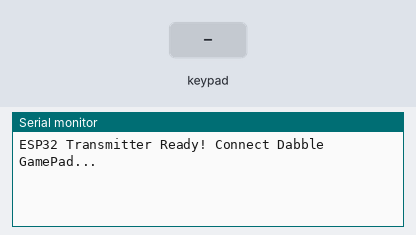
A sketch run on a simulated ESP32. Shown: the last lines printed to the serial monitor. Inputs (shaded band) come from the test bench.

Above: at 1.2 s.
1.3 s: key 'U' pressed
At 2.8 s:
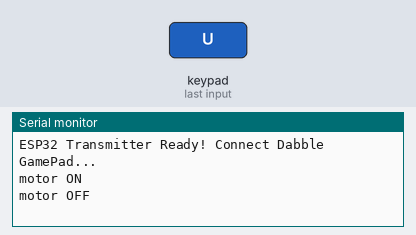
3.2 s: key 'L' pressed
At 4.3 s:
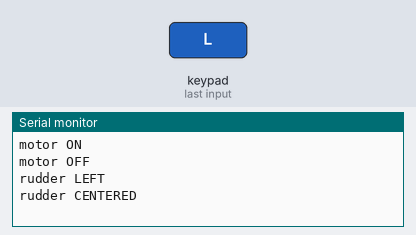
5.1 s: key 'R' pressed
At 5.37 s:
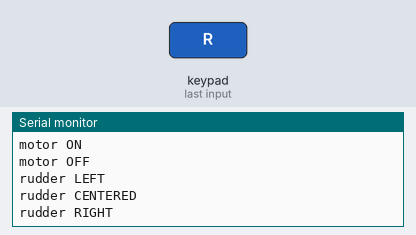
6.6 s: key 'X' pressed
At 7.8 s:
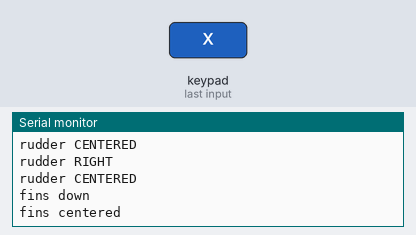
8.5 s: key 'O' pressed
At 8.76 s:
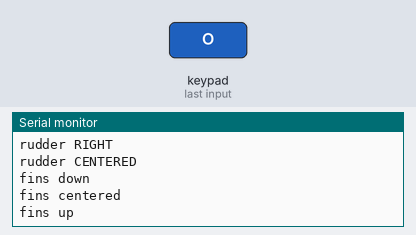

Measured:
- after the input at 1.3 s, the serial monitor: prints a new line at once (image 1)
- after the input at 3.2 s, the serial monitor: prints a new line at once (image 2)
- after the input at 5.1 s, the serial monitor: prints a new line at once (image 3)
- after the input at 6.6 s, the serial monitor: prints a new line at once (image 4)
- after the input at 8.5 s, the serial monitor: prints a new line at once (image 5)

The sketch:

esp_fish_code.ino
```cpp
#define CUSTOM_SETTINGS
#define INCLUDE_GAMEPAD_MODULE
#include <DabbleESP32.h>

#define HC12_RX 16
#define HC12_TX 17

char lastMotorCmd = 'S';
char lastRudderCmd = 'C';
char lastFinsCmd = 'N';
unsigned long lastHeartbeat = 0;

void setup() {
  Serial.begin(115200);
  Serial2.begin(9600, SERIAL_8N1, HC12_RX, HC12_TX);
  Dabble.begin("RoboticFish"); // Bluetooth name shown in Dabble app
  Serial.println("ESP32 Transmitter Ready! Connect Dabble GamePad...");
}

void loop() {
  Dabble.processInput();

  // 1. Crank Motor (UP = ON, Release = OFF)
  char motorCmd = GamePad.isUpPressed() ? 'F' : 'S';
  if (motorCmd != lastMotorCmd) {
    Serial2.write(motorCmd);
    lastMotorCmd = motorCmd;
    if (motorCmd == 'F') {
      Serial.println("motor ON");
    } else {
      Serial.println("motor OFF");
    }
  }

  // 2. Rudder (LEFT / RIGHT, Release = CENTERED)
  char rudderCmd = 'C';
  if (GamePad.isLeftPressed()) {
    rudderCmd = 'L';
  } else if (GamePad.isRightPressed()) {
    rudderCmd = 'R';
  }
  if (rudderCmd != lastRudderCmd) {
    Serial2.write(rudderCmd);
    lastRudderCmd = rudderCmd;
    if (rudderCmd == 'L') {
      Serial.println("rudder LEFT");
    } else if (rudderCmd == 'R') {
      Serial.println("rudder RIGHT");
    } else {
      Serial.println("rudder CENTERED");
    }
  }

  // 3. Side Fins (Cross/X = down, Circle/O = up, Release = centered)
  char finsCmd = 'N';
  if (GamePad.isCrossPressed()) {
    finsCmd = 'D';
  } else if (GamePad.isCirclePressed()) {
    finsCmd = 'U';
  }
  if (finsCmd != lastFinsCmd) {
    Serial2.write(finsCmd);
    lastFinsCmd = finsCmd;
    if (finsCmd == 'D') {
      Serial.println("fins down");
    } else if (finsCmd == 'U') {
      Serial.println("fins up");
    } else {
      Serial.println("fins centered");
    }
  }

  // 4. Silent Heartbeat every 500ms (keeps Uno failsafe happy)
  if (millis() - lastHeartbeat >= 500) {
    Serial2.write('H');
    lastHeartbeat = millis();
  }

  delay(20);
}
```
